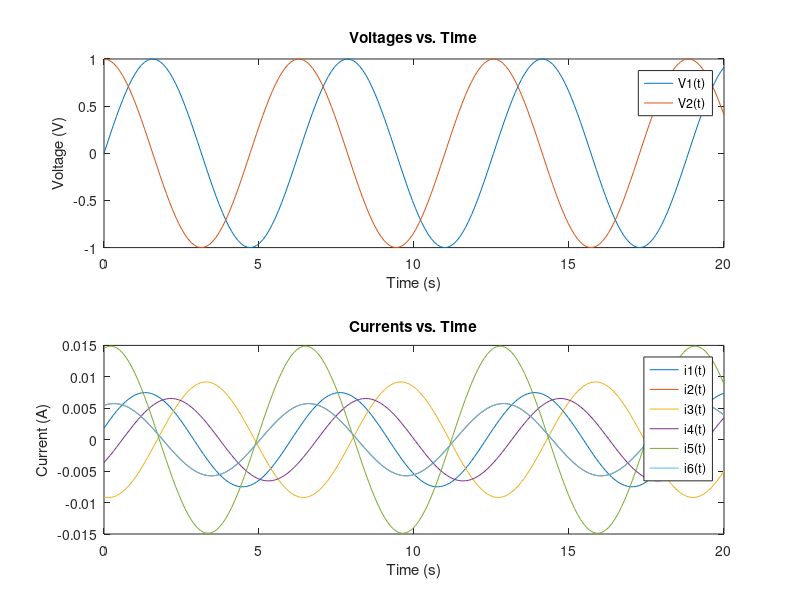

The MATLAB source for this figure: (Note: this script raises an error after producing the figure.)
disp("Problem 3.1");
%Part a all on lab report
disp("Part B:");
%Part b
% Given values
R1 = 100; % Ohms
R2 = 150; % Ohms
R3 = 200; % Ohms
R4 = 50;  % Ohms
V1 = 1.5; % Volts
V2 = 1.5; % Volts

% Define the coefficient matrix A and the vector b
% The matrix A should be based on the chosen direction of the loop currents and the given equations.
A = [1, 0, 0, 1, 0, 0;     % i1 = i2 + i4 (from equation 3)
     -1, 0, 0, 1, 0, 1;    % i4 + i6 = i1 (from equation 4)
     R1, 0, 0, R4, 0, 0;   % V1 - R1*i1 - R4*i4 = 0 (from equation 5)
     0, R2, 0, -R4, 0, 0;  % V2 + R4*i4 - R2*i2 = 0 (from equation 6, note the sign change for i4)
     0, 1, 0, 0, -1, 0;    % i2 = i3 + i5 (from equation 8)
     0, 0, 1, 0, 1, -1];   % i5 = i6 + i3 (from equation 9)

b = [0; 0; V1; V2; 0; 0]; % Corresponding values on the right side of the equations

% Solve the system using LU decomposition
[L, U, P] = lu(A);  % LU decomposition with permutation
y = L \ (P * b);    % Forward substitution
i_vector = U \ y;    % Backward substitution

% Display the currents
disp('Currents are:');
disp(['i1 = ' num2str(i_vector(1)) ' A']);
disp(['i2 = ' num2str(i_vector(2)) ' A']);
disp(['i3 = ' num2str(i_vector(3)) ' A']);
disp(['i4 = ' num2str(i_vector(4)) ' A']);
disp(['i5 = ' num2str(i_vector(5)) ' A']);
disp(['i6 = ' num2str(i_vector(6)) ' A']);

% Verify the solution
residual = A * i_vector - b;
disp('Residuals should be close to zero to confirm the solution is accurate:');
disp(residual);

disp("Part C:")
% Part c(checked to make sure the values match up with my equations)
% Update the voltage source value for V2
% Define the given values
R1 = 100; % Ohms
R2 = 150; % Ohms
R3 = 200; % Ohms
R4 = 50;  % Ohms
V1 = 1.5; % Volts for part (b)
V2 = 9;   % Volts for part (c)

% Define the coefficient matrix A and vector b for part (c)
A = [1, -1, 0, -1, 0, 0;   % i1 = i2 + i4
     0, 1, -1, 0, -1, 0;   % i2 = i3 + i5
     0, 0, 1, 0, 1, -1;    % i5 = i6 + i3
     R1, 0, 0, R4, 0, 0;   % V1 - R1*i1 - R4*i4 = 0
     0, R2, 0, -R4, 0, 0;  % V2 - R2*i2 + R4*i4 = 0
     0, R2, R3, 0, 0, 0];  % -V2 + R2*i2 + R3*i3 = 0

b = [0; 0; 0; V1; V2; -V2]; % Update the vector b for the new voltage V2 for part (c)

% Solve the system using LU decomposition
[L, U, P] = lu(A); % LU decomposition with permutation
y = L \ (P * b);   % Forward substitution using the new b
i_vector_c = U \ y; % Backward substitution to solve for the currents

% Display the new currents for part (c)
disp('New currents with V2 = 9V are:');
disp(i_vector_c);


disp("Problem 3.2");
disp("Part A:")
% Part a
N = 200; % Number of points
t = linspace(0, 20, N); % Create a row vector of time points from 0 to 20
disp(t);
% Initialize voltage arrays
V1 = sin(t); % V1(t) as the sine of t
V2 = cos(t); % V2(t) as the cosine of t
% Parb b
V = zeros(N, 2);
i = zeros(N, 6);
% Part c & d
% Given resistor values from the previous problem
R1 = 100; % Ohms
R2 = 150; % Ohms
R3 = 200; % Ohms
R4 = 50;  % Ohms

% Define the matrix A using the resistor values
A = [1, -1, 0, -1, 0, 0;   % i1 = i2 + i4
     0, 1, -1, 0, -1, 0;   % i2 = i3 + i5
     0, 0, 1, 0, 1, -1;    % i5 = i6 + i3
     R1, 0, 0, R4, 0, 0;   % V1 - R1*i1 - R4*i4 = 0
     0, R2, 0, -R4, 0, 0;  % V2 - R2*i2 + R4*i4 = 0
     0, R2, R3, 0, 0, 0];  % -V2 + R2*i2 + R3*i3 = 0

% Precompute the LU factorization of A for efficiency
[L, U, P] = lu(A);

% Initialize N, t, V, and i arrays
N = 200;
t = linspace(0, 20, N);
V = zeros(N, 2); % To store V1(t) and V2(t) at each time point
i = zeros(N, 6); % To store i1(t) to i6(t) at each time point

% Loop through each time value
for k = 1:N
    % Compute V1(t) and V2(t)
    V(k, 1) = sin(t(k));
    V(k, 2) = cos(t(k));
    
    % Redefine b for the current time step
    b = [0; 0; 0; V(k, 1); V(k, 2); -V(k, 2)];
    
    % Solve the system for i(t) using the precomputed LU factors
    y = L \ (P * b);   % Forward substitution
    i(k, :) = U \ y;   % Backward substitution to find i at time t(k)
end

% At this point, V contains all voltage values and i contains all current values for each time t

% Part e
% After computing V and i arrays
figure (1) ; clf
% Plot the voltages vs. time
subplot(2, 1, 1); % This creates a subplot in the first row
plot(t, V); % Plotting both V1(t) and V2(t) vs. time
title('Voltages vs. Time');
xlabel('Time (s)');
ylabel('Voltage (V)');
legend('V1(t)', 'V2(t)'); % Add a legend to distinguish between V1 and V2

% Plot the currents vs. time
subplot(2, 1, 2); % This creates a subplot in the second row
plot(t, i); % Plotting all currents i1(t) to i6(t) vs. time
title('Currents vs. Time');
xlabel('Time (s)');
ylabel('Current (A)');
legend('i1(t)', 'i2(t)', 'i3(t)', 'i4(t)', 'i5(t)', 'i6(t)'); % Add a legend to distinguish between currents

% Adjust layout to make sure everything fits nicely
sgtitle('Circuit Analysis Over Time'); % Super title for the whole figure

